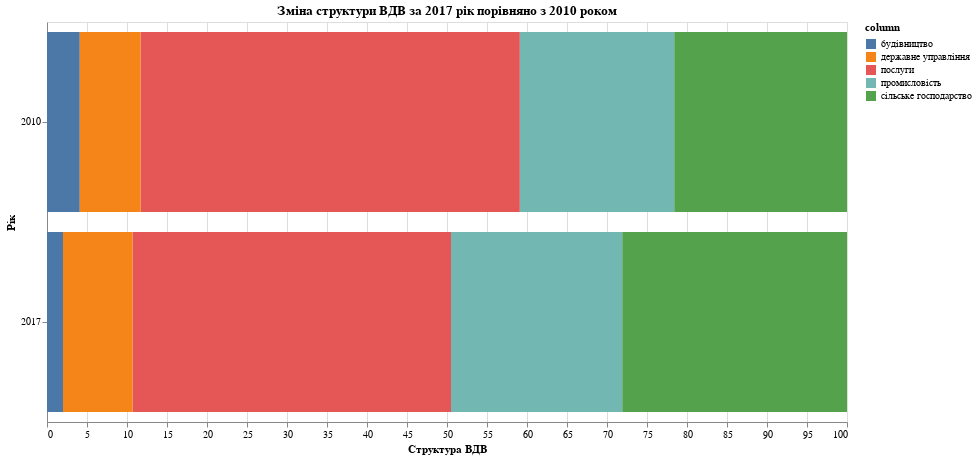

Here is the notebook cell this chart was saved with:
### Code cell
dropdown = alt.binding_select(options = df['Регіон'].unique())
select_region = alt.selection_single(empty = 'none', bind = dropdown, fields = ['Регіон'], init={'Регіон': 'Вінницька'}, name="Region")


alt.Chart(df).mark_bar().transform_fold(
      ['сільське господарство', 'промисловість', 'будівництво', 'послуги', 'державне управління'],
      as_=['column', 'value']
    ).encode(
        alt.X('value:Q', title='Структура ВДВ'),
        alt.Y('Рік'),
        color='column:N',
        tooltip=[alt.Tooltip('column:N'),
                 alt.Tooltip('value:N')],
).properties(width = 800, height = 400, title='Зміна структури ВДВ за 2017 рік порівняно з 2010 роком').add_selection(select_region).transform_filter(select_region)

### Figure 1 — Vega-Lite specification as saved in the notebook (floating-point values rounded to 4 significant figures)
{"config": {"view": {"continuousWidth": 400, "continuousHeight": 300}}, "data": {"name": "data-4f8d0d5f91bae2eceb5e07ce4f7da1c3"}, "mark": "bar", "encoding": {"color": {"type": "nominal", "field": "column"}, "tooltip": [{"type": "nominal", "field": "column"}, {"type": "nominal", "field": "value"}], "x": {"type": "quantitative", "field": "value", "title": "Структура ВДВ"}, "y": {"type": "nominal", "field": "Рік"}}, "height": 400, "selection": {"Region": {"type": "single", "empty": "none", "bind": {"input": "select", "options": ["Україна", "Вінницька", "Волинська", "Дніпропетровська", "Донецька", "Житомирська", "Закарпатська", "Запорізька", "Івано-Франківська", "Київська", "Кіровоградська", "Луганська", "Львівська", "Миколаївська", "Одеська", "Полтавська", "Рівненська", "Сумська", "Тернопільська", "Харківська", "Херсонська", "Хмельницька", "Черкаська", "Чернівецька", "Чернігівська", "м.Київ"]}, "fields": ["Регіон"], "init": {"Регіон": "Вінницька"}}}, "title": "Зміна структури ВДВ за 2017 рік порівняно з 2010 роком", "transform": [{"fold": ["сільське господарство", "промисловість", "будівництво", "послуги", "державне управління"], "as": ["column", "value"]}, {"filter": {"selection": "Region"}}], "width": 800, "$schema": "https://vega.github.io/schema/vega-lite/v4.8.1.json", "datasets": {"data-4f8d0d5f91bae2eceb5e07ce4f7da1c3": [{"сільське господарство": 8.3, "промисловість": 25.9, "будівництво": 3.3, "послуги": 57.3, "державне управління": 5.2, "Регіон": "Україна", "Рік": " 2010"}, {"сільське господарство": 12.1, "промисловість": 25.2, "будівництво": 2.5, "послуги": 53.7, "державне управління": 6.5, "Регіон": "Україна", "Рік": " 2017"}, {"сільське господарство": 21.6, "промисловість": 19.3, "будівництво": 4.1, "послуги": 47.4, "державне управління": 7.6, "Регіон": "Вінницька", "Рік": " 2010"}, {"сільське господарство": 28.1, "промисловість": 21.4, "будівництво": 2.0, "послуги": 39.8, "державне управління": 8.7, "Регіон": "Вінницька", "Рік": " 2017"}, {"сільське господарство": 16.9, "промисловість": 15.6, "будівництво": 3.2, "послуги": 57.7, "державне управління": 6.6, "Регіон": "Волинська", "Рік": " 2010"}, {"сільське господарство": 17.2, "промисловість": 15.4, "будівництво": 2.1, "послуги": 57.7, "державне управління": 7.6, "Регіон": "Волинська", "Рік": " 2017"}, {"сільське господарство": 4.7, "промисловість": 47.7, "будівництво": 1.8, "послуги": 43.1, "державне управління": 2.7, "Регіон": "Дніпропетровська", "Рік": " 2010"}, {"сільське господарство": 7.3, "промисловість": 48.2, "будівництво": 1.8, "послуги": 38.4, "державне управління": 4.3, "Регіон": "Дніпропетровська", "Рік": " 2017"}, {"сільське господарство": 3.8, "промисловість": 45.8, "будівництво": 3.3, "послуги": 44.4, "державне управління": 2.7, "Регіон": "Донецька", "Рік": " 2010"}, {"сільське господарство": 7.2, "промисловість": 49.9, "будівництво": 1.7, "послуги": 35.0, "державне управління": 6.2, "Регіон": "Донецька", "Рік": " 2017"}, {"сільське господарство": 16.3, "промисловість": 21.5, "будівництво": 2.9, "послуги": 50.0, "державне управління": 9.3, "Регіон": "Житомирська", "Рік": " 2010"}, {"сільське господарство": 23.5, "промисловість": 19.0, "будівництво": 1.5, "послуги": 43.8, "державне управління": 12.2, "Регіон": "Житомирська", "Рік": " 2017"}, {"сільське господарство": 13.4, "промисловість": 19.0, "будівництво": 3.8, "послуги": 56.6, "державне управління": 7.2, "Регіон": "Закарпатська", "Рік": " 2010"}, {"сільське господарство": 15.2, "промисловість": 15.1, "будівництво": 3.1, "послуги": 57.4, "державне управління": 9.2, "Регіон": "Закарпатська", "Рік": " 2017"}, {"сільське господарство": 9.0, "промисловість": 38.6, "будівництво": 2.0, "послуги": 45.7, "державне управління": 4.7, "Регіон": "Запорізька", "Рік": "2010"}, {"сільське господарство": 12.0, "промисловість": 42.4, "будівництво": 1.2, "послуги": 38.7, "державне управління": 5.7, "Регіон": "Запорізька", "Рік": "2017"}, {"сільське господарство": 12.7, "промисловість": 24.1, "будівництво": 4.3, "послуги": 52.7, "державне управління": 6.2, "Регіон": "Івано-Франківська", "Рік": " 2010"}, {"сільське господарство": 14.4, "промисловість": 28.0, "будівництво": 4.5, "послуги": 46.7, "державне управління": 6.4, "Регіон": "Івано-Франківська", "Рік": " 2017"}, {"сільське господарство": 13.5, "промисловість": 18.2, "будівництво": 5.0, "послуги": 56.0, "державне управління": 7.3, "Регіон": "Київська", "Рік": " 2010"}, {"сільське господарство": 14.3, "промисловість": 21.5, "будівництво": 4.2, "послуги": 48.7, "державне управління": 11.3, "Регіон": "Київська", "Рік": " 2017"}, {"сільське господарство": 19.8, "промисловість": 22.8, "будівництво": 2.3, "послуги": 47.5, "державне управління": 7.6, "Регіон": "Кіровоградська", "Рік": " 2010"}, {"сільське господарство": 31.3, "промисловість": 19.1, "будівництво": 1.2, "послуги": 39.5, "державне управління": 8.9, "Регіон": "Кіровоградська", "Рік": " 2017"}, {"сільське господарство": 5.0, "промисловість": 51.0, "будівництво": 1.7, "послуги": 37.3, "державне управління": 5.0, "Регіон": "Луганська", "Рік": " 2010"}, {"сільське господарство": 21.3, "промисловість": 23.1, "будівництво": 1.0, "послуги": 39.1, "державне управління": 15.5, "Регіон": "Луганська", "Рік": " 2017"}, {"сільське господарство": 9.6, "промисловість": 17.4, "будівництво": 4.0, "послуги": 61.4, "державне управління": 7.6, "Регіон": "Львівська", "Рік": " 2010"}, {"сільське господарство": 9.6, "промисловість": 22.9, "будівництво": 2.7, "послуги": 57.1, "державне управління": 7.7, "Регіон": "Львівська", "Рік": " 2017"}, {"сільське господарство": 15.9, "промисловість": 22.8, "будівництво": 3.3, "послуги": 52.2, "державне управління": 5.8, "Регіон": "Миколаївська", "Рік": " 2010"}, {"сільське господарство": 21.9, "промисловість": 21.1, "будівництво": 1.6, "послуги": 45.4, "державне управління": 10.0, "Регіон": "Миколаївська", "Рік": " 2017"}, {"сільське господарство": 7.7, "промисловість": 14.8, "будівництво": 3.1, "послуги": 68.5, "державне управління": 5.9, "Регіон": "Одеська", "Рік": " 2010"}, {"сільське господарство": 11.5, "промисловість": 12.5, "будівництво": 4.6, "послуги": 63.8, "державне управління": 7.6, "Регіон": "Одеська", "Рік": " 2017"}, {"сільське господарство": 12.9, "промисловість": 42.4, "будівництво": 2.7, "послуги": 38.1, "державне управління": 3.9, "Регіон": "Полтавська", "Рік": " 2010"}, {"сільське господарство": 14.3, "промисловість": 54.1, "будівництво": 1.4, "послуги": 26.1, "державне управління": 4.1, "Регіон": "Полтавська", "Рік": " 2017"}, {"сільське господарство": 15.9, "промисловість": 26.5, "будівництво": 4.4, "послуги": 46.8, "державне управління": 6.4, "Регіон": "Рівненська", "Рік": " 2010"}, {"сільське господарство": 19.9, "промисловість": 24.5, "будівництво": 2.4, "послуги": 44.8, "державне управління": 8.4, "Регіон": "Рівненська", "Рік": " 2017"}, {"сільське господарство": 13.5, "промисловість": 31.8, "будівництво": 2.1, "послуги": 45.4, "державне управління": 7.2, "Регіон": "Сумська", "Рік": " 2010"}, {"сільське господарство": 26.1, "промисловість": 22.5, "будівництво": 1.1, "послуги": 39.9, "державне управління": 10.4, "Регіон": "Сумська", "Рік": " 2017"}, {"сільське господарство": 19.4, "промисловість": 14.4, "будівництво": 3.9, "послуги": 54.4, "державне управління": 7.9, "Регіон": "Тернопільська", "Рік": " 2010"}, {"сільське господарство": 28.1, "промисловість": 14.2, "будівництво": 1.7, "послуги": 48.6, "державне управління": 7.4, "Регіон": "Тернопільська", "Рік": " 2017"}, {"сільське господарство": 6.4, "промисловість": 21.4, "будівництво": 3.9, "послуги": 63.7, "державне управління": 4.6, "Регіон": "Харківська", "Рік": " 2010"}, {"сільське господарство": 11.1, "промисловість": 31.0, "будівництво": 2.6, "послуги": 49.3, "державне управління": 6.0, "Регіон": "Харківська", "Рік": " 2017"}, {"сільське господарство": 23.7, "промисловість": 16.5, "будівництво": 2.3, "послуги": 50.4, "державне управління": 7.1, "Регіон": "Херсонська", "Рік": " 2010"}, {"сільське господарство": 33.0, "промисловість": 15.1, "будівництво": 1.2, "послуги": 42.3, "державне управління": 8.4, "Регіон": "Херсонська", "Рік": " 2017"}, {"сільське господарство": 18.4, "промисловість": 19.4, "будівництво": 3.5, "послуги": 50.2, "державне управління": 8.5, "Регіон": "Хмельницька", "Рік": " 2010"}, {"сільське господарство": 31.1, "промисловість": 17.5, "будівництво": 1.9, "послуги": 40.6, "державне управління": 8.9, "Регіон": "Хмельницька", "Рік": " 2017"}, {"сільське господарство": 19.6, "промисловість": 25.9, "будівництво": 2.7, "послуги": 45.4, "державне управління": 6.4, "Регіон": "Черкаська", "Рік": " 2010"}, {"сільське господарство": 21.8, "промисловість": 25.2, "будівництво": 1.3, "послуги": 45.6, "державне управління": 6.1, "Регіон": "Черкаська", "Рік": " 2017"}, {"сільське господарство": 18.7, "промисловість": 11.9, "будівництво": 5.3, "послуги": 54.4, "державне управління": 9.7, "Регіон": "Чернівецька", "Рік": " 2010"}, {"сільське господарство": 22.3, "промисловість": 10.7, "будівництво": 3.1, "послуги": 54.8, "державне управління": 9.1, "Регіон": "Чернівецька", "Рік": " 2017"}, {"сільське господарство": 18.3, "промисловість": 21.6, "будівництво": 2.0, "послуги": 48.5, "державне управління": 9.6, "Регіон": "Чернігівська", "Рік": " 2010"}, {"сільське господарство": 28.2, "промисловість": 20.5, "будівництво": 1.1, "послуги": 39.6, "державне управління": 10.6, "Регіон": "Чернігівська", "Рік": " 2017"}, {"сільське господарство": 0.0, "промисловість": 6.2, "будівництво": 3.6, "послуги": 86.2, "державне управління": 4.0, "Регіон": "м.Київ", "Рік": " 2010"}, {"сільське господарство": 0.0, "промисловість": 10.1, "будівництво": 3.5, "послуги": 82.8, "державне управління": 3.6, "Регіон": "м.Київ", "Рік": " 2017"}]}}
